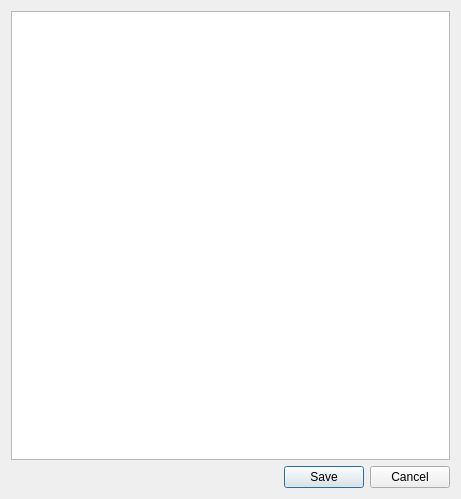
<?xml version="1.0" encoding="UTF-8"?>
<ui version="4.0">
 <class>SettingsDialog</class>
 <widget class="QDialog" name="SettingsDialog">
  <property name="geometry">
   <rect>
    <x>0</x>
    <y>0</y>
    <width>461</width>
    <height>499</height>
   </rect>
  </property>
  <property name="windowTitle">
   <string>Settings editor</string>
  </property>
  <layout class="QVBoxLayout" name="verticalLayout">
   <item>
    <widget class="QPlainTextEdit" name="editArea"/>
   </item>
   <item>
    <widget class="QDialogButtonBox" name="buttonBox">
     <property name="orientation">
      <enum>Qt::Horizontal</enum>
     </property>
     <property name="standardButtons">
      <set>QDialogButtonBox::Cancel|QDialogButtonBox::Save</set>
     </property>
    </widget>
   </item>
  </layout>
 </widget>
 <resources/>
 <connections>
  <connection>
   <sender>buttonBox</sender>
   <signal>accepted()</signal>
   <receiver>SettingsDialog</receiver>
   <slot>accept()</slot>
   <hints>
    <hint type="sourcelabel">
     <x>248</x>
     <y>254</y>
    </hint>
    <hint type="destinationlabel">
     <x>157</x>
     <y>274</y>
    </hint>
   </hints>
  </connection>
  <connection>
   <sender>buttonBox</sender>
   <signal>rejected()</signal>
   <receiver>SettingsDialog</receiver>
   <slot>reject()</slot>
   <hints>
    <hint type="sourcelabel">
     <x>316</x>
     <y>260</y>
    </hint>
    <hint type="destinationlabel">
     <x>286</x>
     <y>274</y>
    </hint>
   </hints>
  </connection>
 </connections>
</ui>
